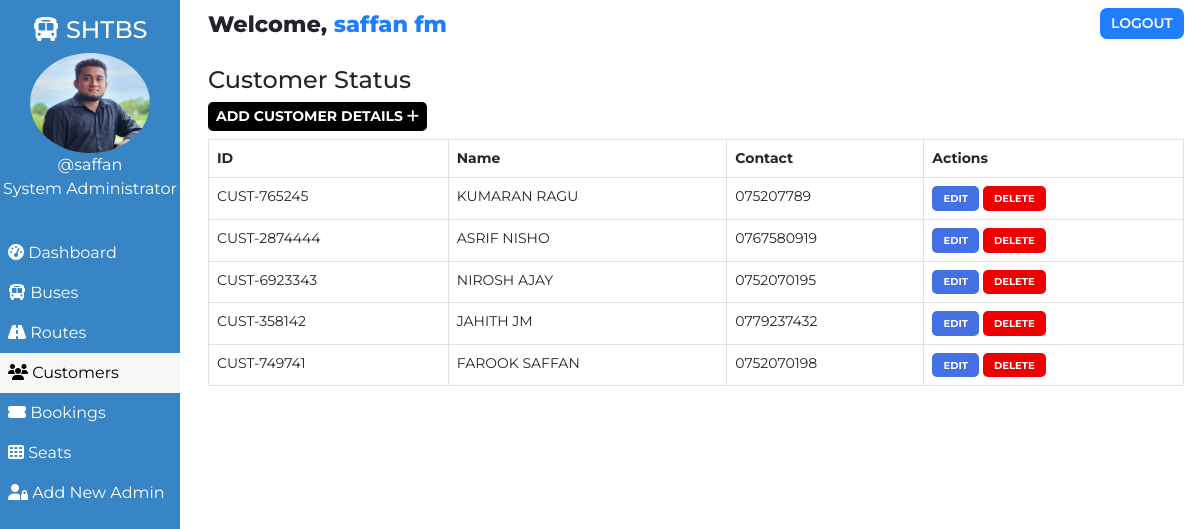
/admin/customer.php (signed in), run on the app's committed database.
### tables this page shows
CREATE TABLE `users` (
  `user_id` int(11) NOT NULL,
  `user_fullname` varchar(100) NOT NULL,
  `user_name` varchar(30) NOT NULL,
  `user_password` varchar(255) NOT NULL,
  `user_created` datetime NOT NULL DEFAULT current_timestamp()
);

CREATE TABLE `customers` (
  `id` int(100) NOT NULL,
  `customer_id` varchar(255) NOT NULL,
  `customer_name` varchar(30) NOT NULL,
  `customer_phone` varchar(10) NOT NULL,
  `customer_created` datetime NOT NULL DEFAULT current_timestamp()
);

### admin/customer.php (the view, shortened to what this page needs)
<!DOCTYPE html>
<html lang="en">
<head>
    <link href="https://cdn.jsdelivr.net/npm/bootstrap@5.0.1/dist/css/bootstrap.min.css" rel="stylesheet">
    <?php
        $page="customer";
    ?>
</head>
<body>
    <?php require '../assets/partials/_admin-header.php';?>
        <?php
            $resultSql = "SELECT * FROM `customers` ORDER BY customer_created DESC";
            $resultSqlResult = mysqli_query($conn, $resultSql);
            if(!mysqli_num_rows($resultSqlResult)){ ?>
                <div class="container mt-4">
                    <div id="noCustomers" class="alert alert-dark " role="alert">
                        <h1 class="alert-heading">No Customers Found!!</h1>
                        <p class="fw-light">Be the first person to add one!</p>
                        <hr>
                        <div id="addCustomerAlert" class="alert alert-success" role="alert">
                                Click on <button id="add-button" class="button btn-sm"type="button"data-bs-toggle="modal" data-bs-target="#addModal">ADD <i class="fas fa-plus"></i></button> to add a customer!
                        </div>
                    </div>
                </div>
            <?php }
            else { ?>
            <section id="customer">
                <div id="head">
                    <h4>Customer Status</h4>
                </div>
                <div id="customer-results">
                    <div>
                        <button id="add-button" class="button btn-sm"type="button"data-bs-toggle="modal" data-bs-target="#addModal">Add Customer Details <i class="fas fa-plus"></i></button>
                    </div>
                    <table class="table table-hover table-bordered">
                        <thead>
                            <th>ID</th>
                            <th>Name</th>
                            <th>Contact</th>
                            <th>Actions</th>
                        </thead>
                        <?php
                            while($row = mysqli_fetch_assoc($resultSqlResult))
                            {
                                $id = $row["id"];
                                $customer_id = $row["customer_id"];
                                $customer_name = $row["customer_name"];
                                $customer_phone = $row["customer_phone"];
                        ?>
                        <tr>
                            <td>
                                <?php
                                    echo $customer_id;
                                ?>
                            </td>
                            <td>
                                <?php
                                    echo $customer_name;
                                ?>
                            </td>
                            <td>
                                <?php
                                    echo $customer_phone;
                                ?>
                            </td>
                            <td>
                            <button class="button edit-button " data-link="<?php echo $_SERVER['REQUEST_URI']; ?>" data-id="<?php
                                                echo $customer_id;?>" data-name="<?php
                                                echo $customer_name;?>" data-phone="<?php
                                                echo $customer_phone;?>"
                                                >Edit</button>
                                            <button class="button delete-button" data-bs-toggle="modal" data-bs-target="#deleteModal" data-id="<?php
                                                echo $id;?>">Delete</button>
                            </td>
                        </tr>
                    <?php
                        }
                    ?>
                    </table>
                </div>
            </section>
            <?php } ?>
        </div>
    </main>
</body>
</html>

### assets/partials/_admin-header.php (shortened to what this page needs)
<?php
    $conn = db_connect();
    $user_id = $_SESSION['user_id'];
    $sql = "SELECT * FROM users WHERE user_id = $user_id";
    $result = mysqli_query($conn, $sql);
    if($row = mysqli_fetch_assoc($result))
    {
        $user_fullname = $row["user_fullname"];
        $user_name = $row["user_name"];
    }
?>
    <main id="container">
        <div id="sidebar">
            <h4><i class="fas fa-bus"></i> SHTBS</h4>
            <div>
                <img class="adminDp" src="../assets/img/saf.jpeg" width="120px" height="100px" alt="Admin Profile Pic">
                <p>
                    <?php  echo '@'.$user_name;  ?>
                </p>
                <p>System Administrator</p>
            </div>
            <ul id="options">
                <li class="option <?php if($page=='dashboard'){ echo 'active';}?>">
                    <a href="./dashboard.php">
                    <i class="fas fa-tachometer-alt"></i> Dashboard
                    </a>
                </li>
                <li class="option <?php if($page=='bus'){ echo 'active';}?>">
                    <a href="./bus.php">
                    <i class="fas fa-bus"></i> Buses
                    </a>
                </li>
                <li class="option <?php if($page=='route'){ echo 'active';}?>">
                    <a href="./route.php">
                    <i class="fas fa-road"></i> Routes
                    </a>
                </li>
                <li class="option <?php if($page=='customer'){ echo 'active';}?>">
                    <a href="./customer.php">
                    <i class="fas fa-users"></i> Customers
                    </a>
                </li>
                <li class="option <?php if($page=='booking'){ echo 'active';}?>">
                    <a href="./booking.php">
                    <i class="fas fa-ticket-alt"></i> Bookings
                    </a>
                </li>
                <li class="option <?php if($page=='seat'){ echo 'active';}?>">
                    <a href="./seat.php">
                    <i class="fas fa-th"></i> Seats
                    </a>
                </li>
                <li class="option <?php if($page=='signup'){ echo 'active';}?>">
                    <a href="./signup.php">
                    <i class="fas fa-user-lock"></i> Add New Admin
                    </a>
                </li>
            </ul>
        </div>
        <div id="main-content">
            <section id="welcome">
                <ul>
                    <li class="welcome-item">Welcome,
                        <span id="USER">
                            <?php
                                echo $user_fullname;
                            ?>
                        </span>
                    </li>
                    <li class="welcome-item">
                        <button id="logout" class="btn-sm">
                            <a href="../assets/partials/_logout.php">LOGOUT</a>
                        </button>
                    </li>
                </ul>
            </section>

### assets/styles/admin.php (style rules this page uses)
body { margin: 0; box-sizing: border-box; font-family: 'Montserrat', sans-serif; background-color: white; }
html { scroll-behavior: smooth; }
*, *::after, *::before { box-sizing: inherit; }
#USER { color: #207DFF; }
.adminDp { border-radius: 50%; }
#welcome { background-color: white; }
#welcome ul { display: flex; justify-content: space-between; list-style-type: none; padding: 0; margin: 0; }
#welcome li { margin: 0 1rem; padding: 0.5rem 0; }
#welcome li:first-child { font-weight: 800; font-size: 1.4rem; }
#logout { padding: 0.3rem 0.7rem; background-color: #207DFF; font-weight: 600; outline: none; border: none; border-radius: 7px; }
#logout a { color: white; text-decoration: none; }
@media only screen and (min-width:1000px) { #sidebar { text-align: center; background-color: #3885c5; color: white; width: 15%; position: fixed; top: 0%; padding-top: 1rem; z-index: 2; height: 100vh; } }
@media only screen and (min-width:1000px) { #sidebar p { margin: 0; } }
@media only screen and (min-width:1000px) { #sidebar ul { margin-top: 2rem; } }
@media only screen and (min-width:1000px) { #options { list-style-type: none; text-align: left; padding-left: 0; } }
@media only screen and (min-width:1000px) { .option a { display: block; padding: 0.5rem; text-decoration: none; color: inherit; } }
@media only screen and (min-width:1000px) { .active { background-color:#f7f7f7; color:black; } }
@media only screen and (min-width:1000px) { #main-content { margin-left: 16%; } }

### assets/styles/admin-options.php (style rules this page uses)
* { font-family: Montserrat; }
#booking #head, #customer #head, #route #head, #seat #head, #bus #head { padding-top: 1rem; }
#booking, #customer, #route, #bus, #seat { padding: 0 1rem; }
#booking-results > div, #customer-results > div, #route-results > div, #bus-results > div { margin-bottom: 0.5rem; }
#booking-results button, #customer-results button, #route button, #bus-results button { border-radius: 5px; }
.button { border: none; font-weight: bold; text-transform: uppercase; }
#add-button { background-color: black; color: white; }
table { font-size: 14px; }
#bus .edit-button, #bus .delete-button, #route .edit-button, #route .delete-button, #customer .edit-button, #customer .delete-button { padding: 0.3rem 0.7rem; }
table th,td { padding-left: 0.3rem; }
table button { color: white; }
.edit-button { background-color: #4370E2; }
.delete-button { background-color: #EF0000; }
.edit-button, .delete-button { font-size: 10px }

### data on the page
users: user_name "saffan", user_fullname "saffan fm"
customers: customer "CUST-765245", customer_name "KUMARAN RAGU", customer_phone "075207789"
customers: customer "CUST-2874444", customer_name "ASRIF NISHO", customer_phone "0767580919"
customers: customer "CUST-6923343", customer_name "NIROSH AJAY", customer_phone "0752070195"
customers: customer "CUST-358142", customer_name "JAHITH JM", customer_phone "0779237432"
customers: customer "CUST-749741", customer_name "FAROOK SAFFAN", customer_phone "0752070198"
